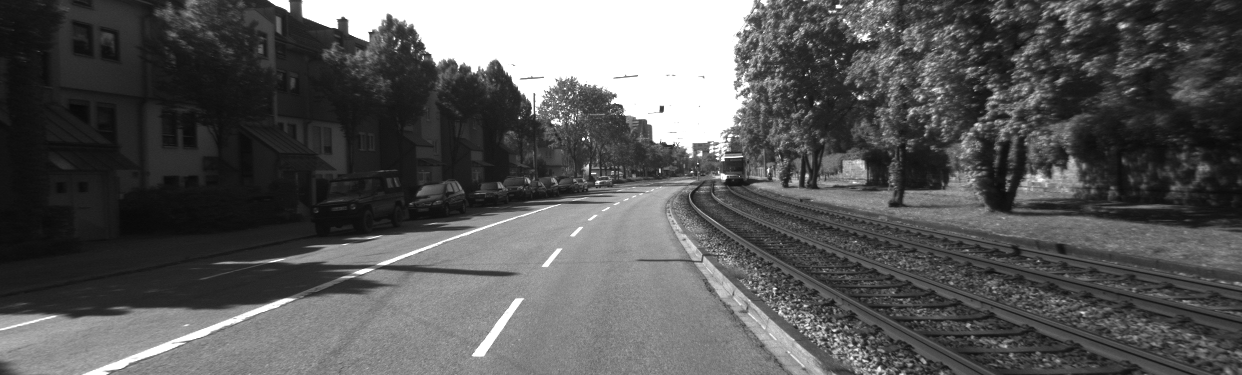
//> input picture road.png, 1242 x 375 px
$ ./detect_lane_lines road.png   (built with g++ and OpenCV 4)
//> lines starting //> are read from the running program, lines starting //| are printed output that depends on the picture; after the words box and inside, x2 and y2 are one past the last pixel; in counts of white or black regions, pixels touching at a corner belong together
// main.cpp
// Detect (most) white road-marking lines in an image, smooth/merge them, and export as GeoJSON (pixel coordinates).
//
// Build:
//   g++ -std=c++17 detect_lane_lines.cpp -o white_lines `pkg-config --cflags --libs opencv4`
//
// Run:
//   ./white_lines road.png
//
// Outputs:
//   debug_mask_hsv.png
//   debug_mask_lab.png
//   debug_mask_combined.png
//   debug_edges.png
//   white_segments_raw.png
//   white_segments_smooth.png
//   white_lines.geojson

#include <opencv2/opencv.hpp>

#include <cmath>
#include <fstream>
#include <iomanip>
#include <iostream>
#include <limits>
#include <sstream>
#include <string>
#include <vector>

struct Segment {
    int x1, y1, x2, y2;
};

static void saveTextFile(const std::string& path, const std::string& content) {
    std::ofstream f(path, std::ios::out | std::ios::binary);
    if (!f) throw std::runtime_error("Failed to open output file: " + path);
    f << content;
}

static cv::Mat whiteMaskHSV(const cv::Mat& bgr, int sMax = 90, int vMin = 170) {
    cv::Mat hsv;
    cv::cvtColor(bgr, hsv, cv::COLOR_BGR2HSV);

    std::vector<cv::Mat> ch;
    cv::split(hsv, ch);
    const cv::Mat& s = ch[1];
    const cv::Mat& v = ch[2];

    cv::Mat sMask, vMask, mask;
    cv::threshold(s, sMask, sMax, 255, cv::THRESH_BINARY_INV);  // s <= sMax
    cv::threshold(v, vMask, vMin, 255, cv::THRESH_BINARY);      // v >= vMin
    cv::bitwise_and(sMask, vMask, mask);

    return mask;
}

static cv::Mat whiteMaskLAB(const cv::Mat& bgr, int Lmin = 190, int abMaxDev = 22) {
    cv::Mat lab;
    cv::cvtColor(bgr, lab, cv::COLOR_BGR2Lab);

    std::vector<cv::Mat> ch;
    cv::split(lab, ch);
    const cv::Mat& L = ch[0];
    const cv::Mat& A = ch[1];
    const cv::Mat& B = ch[2];

    cv::Mat Lmask;
    cv::threshold(L, Lmask, Lmin, 255, cv::THRESH_BINARY);  // L >= Lmin

    cv::Mat aDev, bDev, aMask, bMask, abMask;
    cv::absdiff(A, cv::Scalar(128), aDev);
    cv::absdiff(B, cv::Scalar(128), bDev);

    cv::threshold(aDev, aMask, abMaxDev, 255, cv::THRESH_BINARY_INV);
    cv::threshold(bDev, bMask, abMaxDev, 255, cv::THRESH_BINARY_INV);
    cv::bitwise_and(aMask, bMask, abMask);

    cv::Mat mask;
    cv::bitwise_and(Lmask, abMask, mask);
    return mask;
}

static cv::Mat postProcessMask(const cv::Mat& maskIn, bool connectDashes = true) {
    cv::Mat mask = maskIn.clone();

    // Safer than MORPH_OPEN for thin lines:
    cv::medianBlur(mask, mask, 3);

    if (connectDashes) {
        cv::Mat k9 = cv::getStructuringElement(cv::MORPH_ELLIPSE, {9, 9});
        cv::morphologyEx(mask, mask, cv::MORPH_CLOSE, k9, cv::Point(-1, -1), 2);
    } else {
        cv::Mat k5 = cv::getStructuringElement(cv::MORPH_ELLIPSE, {5, 5});
        cv::morphologyEx(mask, mask, cv::MORPH_CLOSE, k5, cv::Point(-1, -1), 1);
    }

    return mask;
}

static std::vector<Segment> maskToLineSegments(
    const cv::Mat& mask,
    int canny1 = 30,
    int canny2 = 120,
    int houghThresh = 25,
    int minLen = 20,
    int maxGap = 35
) {
    cv::Mat edges;
    cv::Canny(mask, edges, canny1, canny2);

    // Connect small breaks in edges
    cv::Mat k3 = cv::getStructuringElement(cv::MORPH_RECT, {3, 3});
    cv::morphologyEx(edges, edges, cv::MORPH_CLOSE, k3, cv::Point(-1, -1), 1);

    std::vector<cv::Vec4i> lines;
    cv::HoughLinesP(edges, lines, 1.0, CV_PI / 180.0, houghThresh, minLen, maxGap);

    std::vector<Segment> segs;
    segs.reserve(lines.size());
    for (const auto& l : lines) segs.push_back({l[0], l[1], l[2], l[3]});

    // Save for debugging (caller can also save)
    cv::imwrite("debug_edges.png", edges);

    return segs;
}

struct SegFeat {
    double theta;   // [0, pi)
    double a, b, c; // normalized ax + by + c = 0
};

static SegFeat segmentFeat(const Segment& s) {
    const double x1 = s.x1, y1 = s.y1, x2 = s.x2, y2 = s.y2;
    const double dx = x2 - x1;
    const double dy = y2 - y1;

    double theta = std::atan2(dy, dx);
    if (theta < 0.0) theta += CV_PI;

    // ax + by + c = 0
    double a = dy;
    double b = -dx;
    double c = -(a * x1 + b * y1);

    const double n = std::hypot(a, b);
    if (n > 1e-6) {
        a /= n;
        b /= n;
        c /= n;
    }

    return {theta, a, b, c};
}

static std::vector<Segment> mergeSimilarSegments(
    const std::vector<Segment>& segments,
    double angleThreshDeg = 12.0,
    double distThreshPx = 35.0
) {
    if (segments.empty()) return {};

    const double angThr = angleThreshDeg * CV_PI / 180.0;

    std::vector<SegFeat> feats;
    feats.reserve(segments.size());
    for (const auto& s : segments) feats.push_back(segmentFeat(s));

    std::vector<bool> used(segments.size(), false);
    std::vector<Segment> merged;

    for (size_t i = 0; i < segments.size(); ++i) {
        if (used[i]) continue;

        const auto& fi = feats[i];
        std::vector<cv::Point2f> pts;
        pts.reserve(64);

        pts.emplace_back((float)segments[i].x1, (float)segments[i].y1);
        pts.emplace_back((float)segments[i].x2, (float)segments[i].y2);
        used[i] = true;

        for (size_t j = i + 1; j < segments.size(); ++j) {
            if (used[j]) continue;

            const auto& fj = feats[j];

            double dtheta = std::abs(fi.theta - fj.theta);
            dtheta = std::min(dtheta, CV_PI - dtheta);
            if (dtheta > angThr) continue;

            const double x3 = segments[j].x1, y3 = segments[j].y1;
            const double x4 = segments[j].x2, y4 = segments[j].y2;

            const double d1 = std::abs(fi.a * x3 + fi.b * y3 + fi.c);
            const double d2 = std::abs(fi.a * x4 + fi.b * y4 + fi.c);
            if (std::min(d1, d2) > distThreshPx) continue;

            pts.emplace_back((float)x3, (float)y3);
            pts.emplace_back((float)x4, (float)y4);
            used[j] = true;
        }

        if (pts.size() < 2) continue;

        cv::Vec4f line;
        cv::fitLine(pts, line, cv::DIST_L2, 0, 0.01, 0.01);
        const float vx = line[0], vy = line[1], x0 = line[2], y0 = line[3];

        cv::Point2f d(vx, vy);
        cv::Point2f p0(x0, y0);

        float tMin = std::numeric_limits<float>::infinity();
        float tMax = -std::numeric_limits<float>::infinity();

        for (const auto& p : pts) {
            const cv::Point2f diff = p - p0;
            const float t = diff.x * d.x + diff.y * d.y; // projection scalar
            tMin = std::min(tMin, t);
            tMax = std::max(tMax, t);
        }

        const cv::Point2f p1 = p0 + d * tMin;
        const cv::Point2f p2 = p0 + d * tMax;

        merged.push_back({
            (int)std::lround(p1.x), (int)std::lround(p1.y),
            (int)std::lround(p2.x), (int)std::lround(p2.y)
        });
    }

    return merged;
}

static cv::Mat drawSegments(const cv::Mat& bgr, const std::vector<Segment>& segs, const cv::Scalar& color,
                            int thickness = 3) {
    cv::Mat out = bgr.clone();
    for (const auto& s : segs) {
        cv::line(out, {s.x1, s.y1}, {s.x2, s.y2}, color, thickness, cv::LINE_AA);
    }
    return out;
}

static std::string segmentsToGeoJsonPixel(const std::vector<Segment>& segs, int imageHeight, bool flipY = true) {
    std::ostringstream os;
    os << std::fixed << std::setprecision(6);
    os << "{\n  \"type\": \"FeatureCollection\",\n  \"features\": [\n";

    for (size_t i = 0; i < segs.size(); ++i) {
        const auto& s = segs[i];

        const int y1g = flipY ? (imageHeight - 1 - s.y1) : s.y1;
        const int y2g = flipY ? (imageHeight - 1 - s.y2) : s.y2;
        const double len = std::hypot((double)s.x2 - s.x1, (double)s.y2 - s.y1);

        os << "    {\n"
           << "      \"type\": \"Feature\",\n"
           << "      \"properties\": {\"id\": " << i << ", \"length_px\": " << len << "},\n"
           << "      \"geometry\": {\n"
           << "        \"type\": \"LineString\",\n"
           << "        \"coordinates\": [["
           << (double)s.x1 << ", " << (double)y1g << "], ["
           << (double)s.x2 << ", " << (double)y2g << "]]\n"
           << "      }\n"
           << "    }" << (i + 1 < segs.size() ? "," : "") << "\n";
    }

    os << "  ]\n}\n";
    return os.str();
}

int main(int argc, char** argv) {
    try {
        const std::string inputPath = (argc >= 2) ? argv[1] : "road.png";

        cv::Mat img = cv::imread(inputPath);
//> img is the input picture: 375 rows x 1242 cols, CV_8UC3; min 8, max 255, mean 87.6
        if (img.empty()) {
            std::cerr << "Could not read image: " << inputPath << "\n";
            return 1;
        }

        // 1) White pixel classification (two masks) + union
        cv::Mat maskHSV = whiteMaskHSV(img, 90, 170);
//> in whiteMaskHSV, `cv::cvtColor(bgr, hsv, cv::COLOR_BGR2HSV);`: hsv: 375 rows x 1242 cols, CV_8UC3; mean H, S, V 0, 0, 87.6
//> in whiteMaskHSV, `cv::split(hsv, ch);`: ch[0]: 375 rows x 1242 cols, CV_8UC1; every value is 0
//> in whiteMaskHSV, `cv::threshold(s, sMask, sMax, 255, cv::THRESH_BINARY_INV);`: sMask: 375 rows x 1242 cols, CV_8UC1; every value is 255
//> in whiteMaskHSV, `cv::threshold(v, vMask, vMin, 255, cv::THRESH_BINARY);`:
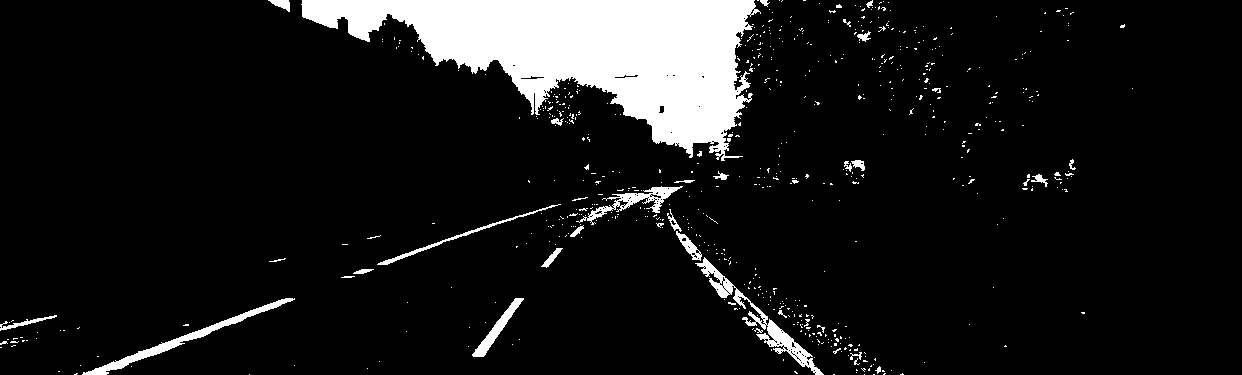
//> vMask: 375 rows x 1242 cols, CV_8UC1; 9.6% white; 635 white regions (599 under 20 px), largest, box (x1, y1, x2, y2) and area: (301, 0, 761, 161) 35451, (695, 257, 824, 375) 1817, (82, 298, 295, 375) 1504
        cv::Mat maskLAB = whiteMaskLAB(img, 190, 22);
//> in whiteMaskLAB, `cv::cvtColor(bgr, lab, cv::COLOR_BGR2Lab);`: lab: 375 rows x 1242 cols, CV_8UC3; mean of channels 0, 1, 2 90.8, 128, 128
//> in whiteMaskLAB, `cv::split(lab, ch);`: ch[1]: 375 rows x 1242 cols, CV_8UC1; every value is 128
//> in whiteMaskLAB, `cv::threshold(L, Lmask, Lmin, 255, cv::THRESH_BINARY);`:
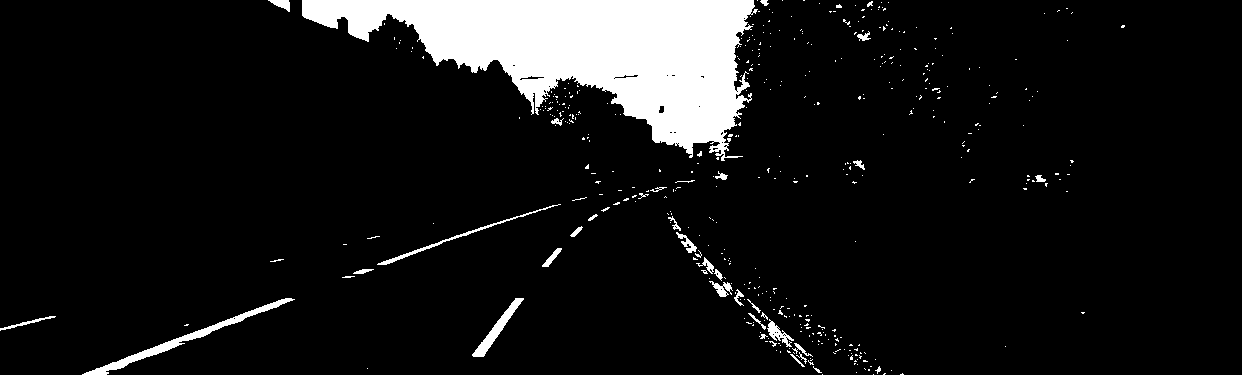
//> Lmask: 375 rows x 1242 cols, CV_8UC1; 8.8% white; 440 white regions (403 under 20 px), largest, box (x1, y1, x2, y2) and area: (302, 0, 758, 161) 35189, (82, 298, 295, 375) 1439, (472, 298, 524, 357) 631

        cv::imwrite("debug_mask_hsv_2.png", maskHSV);
        cv::imwrite("debug_mask_lab_2.png", maskLAB);

        cv::Mat maskUnion;
        cv::bitwise_or(maskHSV, maskLAB, maskUnion);

        // 2) Post-process to keep thin lines + connect dashes
        cv::Mat mask = postProcessMask(maskUnion, true);
//> in postProcessMask, `cv::morphologyEx(mask, mask, cv::MORPH_CLOSE, k9, cv::Point(-1, -1), 2);`:
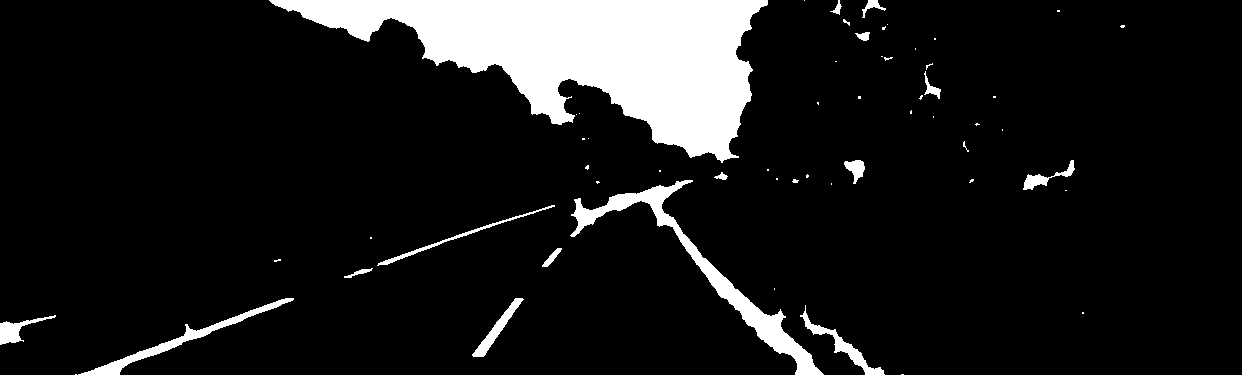
//> mask: 375 rows x 1242 cols, CV_8UC1; 10.6% white; 57 white regions (39 under 20 px), largest, box (x1, y1, x2, y2) and area: (269, 0, 768, 163) 38141, (570, 180, 824, 375) 5092, (78, 298, 294, 375) 1653
        cv::imwrite("debug_mask_combined_2.png", mask);

        // 3) Extract line segments (Hough)
        std::vector<Segment> segments = maskToLineSegments(mask);
//> in maskToLineSegments, `cv::Canny(mask, edges, canny1, canny2);`:
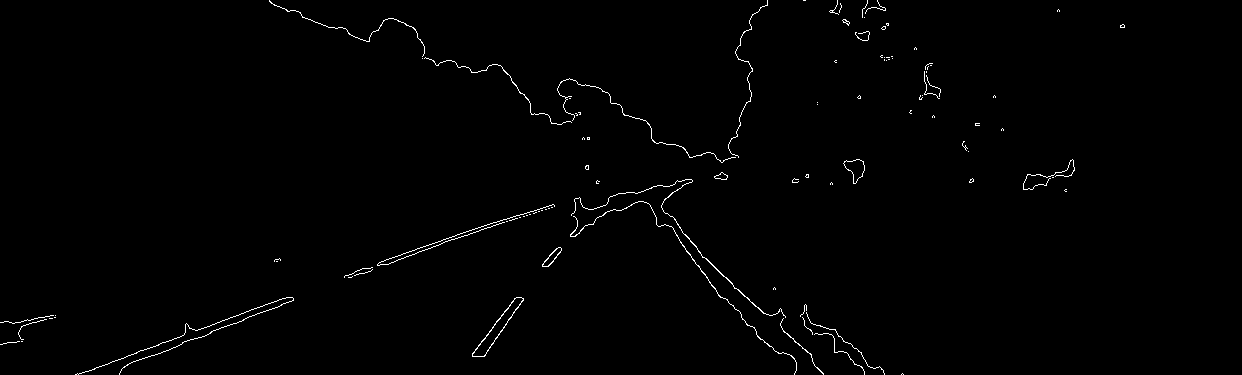
//> edges: 375 rows x 1242 cols, CV_8UC1; 0.83% white in thin lines or dots
//> in maskToLineSegments, `cv::morphologyEx(edges, edges, cv::MORPH_CLOSE, k3, cv::Point(-1, -1),..`:
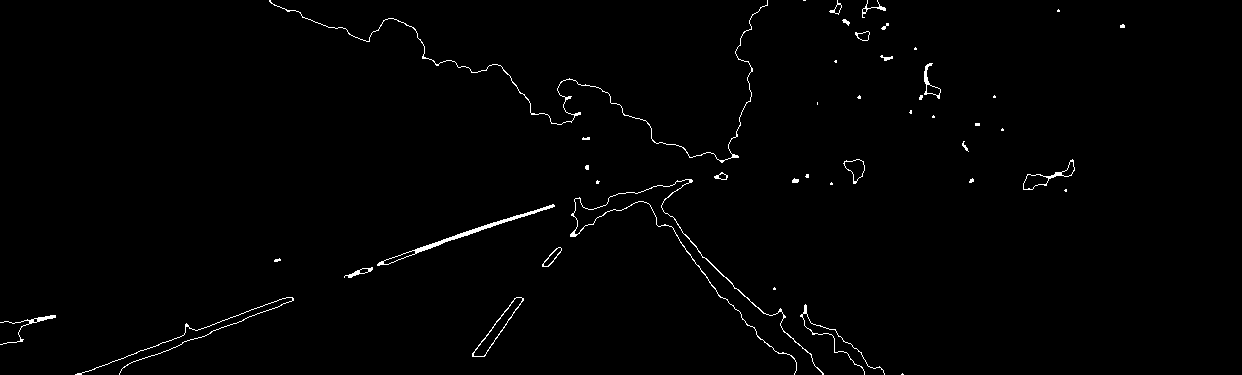
//> edges: 375 rows x 1242 cols, CV_8UC1; 0.99% white in thin lines or dots
//> in maskToLineSegments, `cv::HoughLinesP(edges, lines, 1.0, CV_PI / 180.0, houghThresh, minLen,..`: lines = 86 lines (x1, y1, x2, y2), first 8: [351, 277, 503, 219], [364, 273, 516, 215], [344, 276, 493, 222], [690, 241, 755, 306], [517, 215, 687, 179], [348, 277, 432, 243], [422, 57, 514, 83], [645, 190, 720, 297]
//> the loop in maskToLineSegments, `for (const auto& l : lines) segs.push_back({l[0], l[1], l[2], l[3]});` made 86 passes
//> l on passes 1 to 12: [351, 277, 503, 219], [364, 273, 516, 215], [344, 276, 493, 222], [690, 241, 755, 306], [517, 215, 687, 179], [348, 277, 432, 243], [422, 57, 514, 83], [645, 190, 720, 297], [158, 345, 282, 298], [631, 192, 811, 354], [472, 354, 514, 298], [483, 356, 584, 207]
//> after the loop in maskToLineSegments, `for (const auto& l : lines) segs.push_back({l[0], l[1], l[2], l[3]});`: segs = 86 items
//> segments = 86 items

        // 4) Smooth/merge segments into longer lines
        std::vector<Segment> smooth = mergeSimilarSegments(segments, 12.0, 35.0);
//> the loop in mergeSimilarSegments, `for (const auto& s : segments) feats.push_back(segmentFeat(s));` made 86 passes
//> (x1 in segmentFeat, y1 in segmentFeat, x2 in segmentFeat, y2 in segmentFeat, dx in segmentFeat, dy in segmentFeat, theta in segmentFeat, a in segmentFeat) on passes 1 to 12: (351, 277, 503, 219, 152, -58, 2.78, -0.357), (364, 273, 516, 215, 152, -58, 2.78, -0.357), (344, 276, 493, 222, 149, -54, 2.79, -0.341), (690, 241, 755, 306, 65, 65, 0.785, 0.707), (517, 215, 687, 179, 170, -36, 2.93, -0.207), (348, 277, 432, 243, 84, -34, 2.76, -0.375), (422, 57, 514, 83, 92, 26, 0.275, 0.272), (645, 190, 720, 297, 75, 107, 0.959, 0.819), (158, 345, 282, 298, 124, -47, 2.78, -0.354), (631, 192, 811, 354, 180, 162, 0.733, 0.669), (472, 354, 514, 298, 42, -56, 2.21, -0.8), (483, 356, 584, 207, 101, -149, 2.17, -0.828)
//> (x1 in segmentFeat, y1 in segmentFeat, x2 in segmentFeat, y2 in segmentFeat) on pass 49: (652, 140, 730, 158)
//> the loop in mergeSimilarSegments, `for (size_t i = 0; i < segments.size(); ++i)` made 86 passes

        std::cout << "Detected segments: " << segments.size() << " | Smoothed: " << smooth.size() << "\n";
//| Detected segments: 86 | Smoothed: 14

        // Debug drawings
        cv::imwrite("white_segments_raw.png", drawSegments(img, segments, cv::Scalar(0, 255, 255), 2));
//> the loop in drawSegments, `for (const auto& s : segs)` made 86 passes
//> after the loop in drawSegments, `for (const auto& s : segs)`:
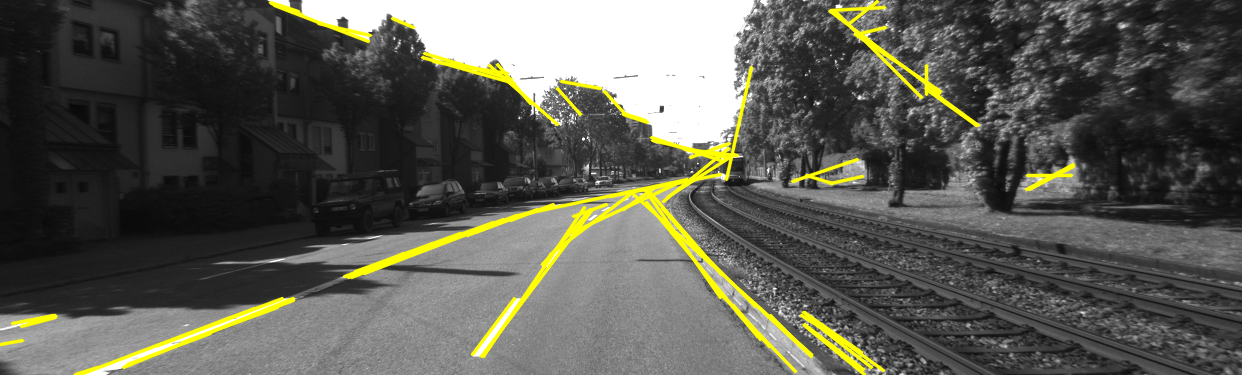
//> out: 375 rows x 1242 cols, CV_8UC3; 4.29% of pixels changed, all inside (x1, y1, x2, y2) = (0, 0, 1076, 375)
        cv::imwrite("white_segments_smooth.png", drawSegments(img, smooth, cv::Scalar(0, 0, 255), 4));
//> call 2 of drawSegments, with color = Scalar(0, 0, 255), thickness = 4
//> the loop in drawSegments (call 2), `for (const auto& s : segs)` made 14 passes
//> after the loop in drawSegments (call 2), `for (const auto& s : segs)`:
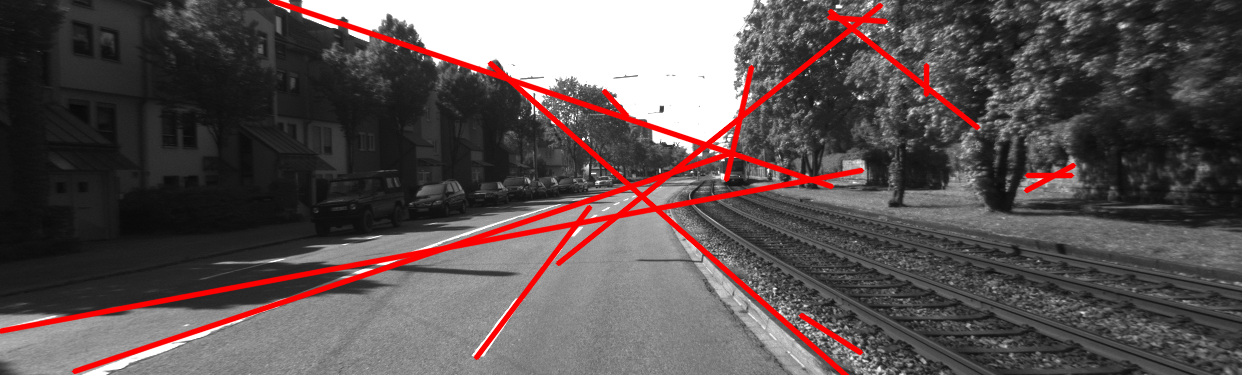
//> out: 375 rows x 1242 cols, CV_8UC3; 5.23% of pixels changed, all inside (x1, y1, x2, y2) = (0, 0, 1077, 375)

        // 5) GeoJSON export in pixel coordinates
        const std::string geojson = segmentsToGeoJsonPixel(smooth, img.rows, true);
//> the loop in segmentsToGeoJsonPixel, `for (size_t i = 0; i < segs.size(); ++i)` made 14 passes
        saveTextFile("white_lines.geojson", geojson);

        std::cout << "Saved: white_lines.geojson\n";
        return 0;
//> (the program exits here)
